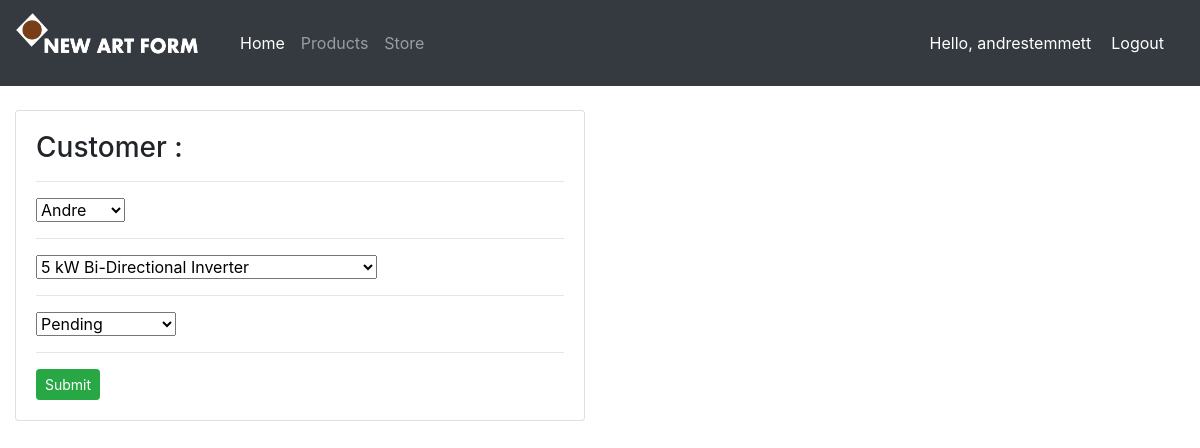
/updateOrder/6/ (signed in), run on an earlier commit of the app's database.
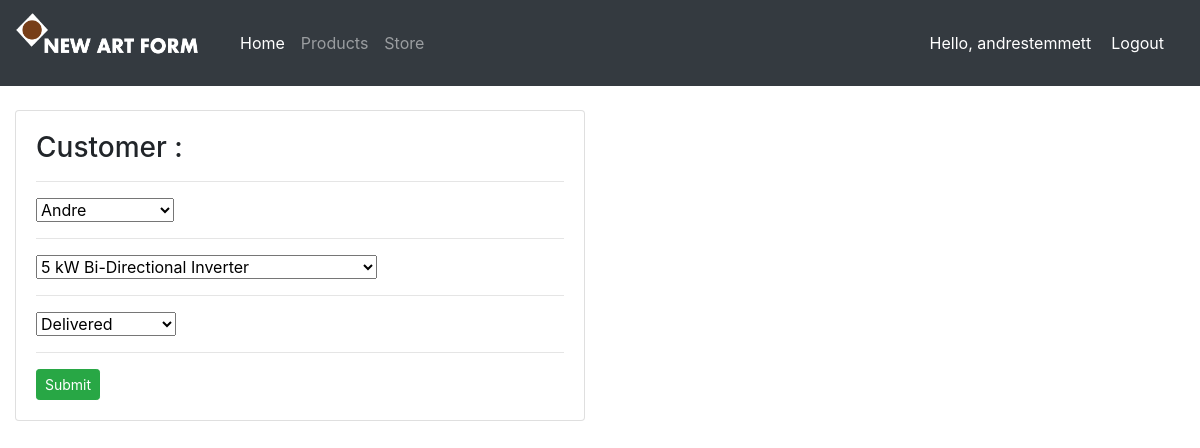
And on a later commit of the database.
### account/models.py (models this page shows, shortened)
class Order(models.Model):
    STATUS = (('Pending', 'Pending'),
              ('Out for delivery', 'Out for delivery'),
              ('Delivered', 'Delivered'))
    customer = models.ForeignKey(
        Customer, null=True, on_delete=models.SET_NULL)  # one-to-many
    product = models.ForeignKey(
        Product, null=True, on_delete=models.SET_NULL)  # one-to-many
    date_created = models.DateTimeField(auto_now_add=True)
    status = models.CharField(max_length=200, null=True, choices=STATUS)

### account/decorators.py (the view)
        def wrapper_func(request, *args, **kwargs):
            group = None
            if request.user.groups.exists():
                group = request.user.groups.all()[0].name
            if group in allowed_roles:
                return view_func(request, *args, **kwargs)
            else:
                return HttpResponse('You are not authorised to view this page')

### account/forms.py
class OrderForm(ModelForm):
    class Meta:
        model = Order
        fields = '__all__'

### account/models.py (called while the page is built)
    def __str__(self):
        return self.name

    def __str__(self):
        return self.name

### account/views.py (called while the page is built)
@login_required(login_url='login')
@allowed_users(allowed_roles=['admin'])
def updateOrder(request, pk):
    order = Order.objects.get(id=pk)
    form = OrderForm(instance=order)
    if request.method == 'POST':
        form = OrderForm(request.POST, instance=order)
        if form.is_valid():
            form.save()  # save the form into the database
            return redirect('/')  # redirect to home page
    context = {'formset': form}
    return render(request, 'account/orderform.html', context)

### account/templates/account/orderform.html (shortened to what this page needs)
{%extends 'base.html'%}
{% block content %}
<div class="container-fluid">
    <div class="row">
        <div class="col-md-6">
            <div class="card card-body">
                <form action="" method="POST">
                    <h3>Customer : {{customer}} </h3>
                    <hr>
                    {%for form in formset%}
                    {{form}}
                    <hr>
                    {% endfor %}
                    <input class="btn btn-sm btn-success" type="submit" valuename="Submit">
                </form>
            </div>
        </div>
    </div>
</div>
{% endblock%}

What changed in the data, as far as the page shows it:
changed Order "Andre": status "Pending" → "Delivered"
